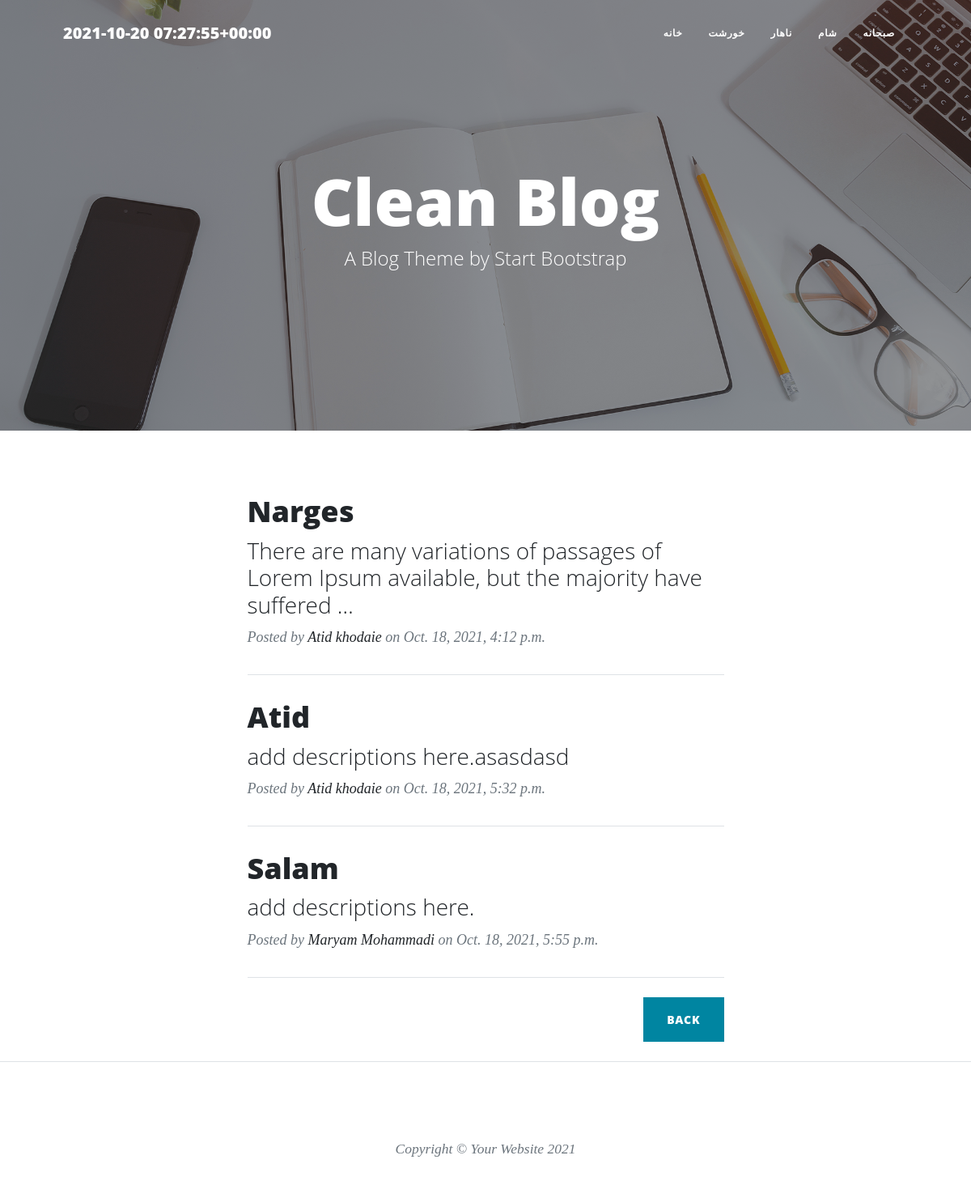
Before: /?page=2 with the older database file.
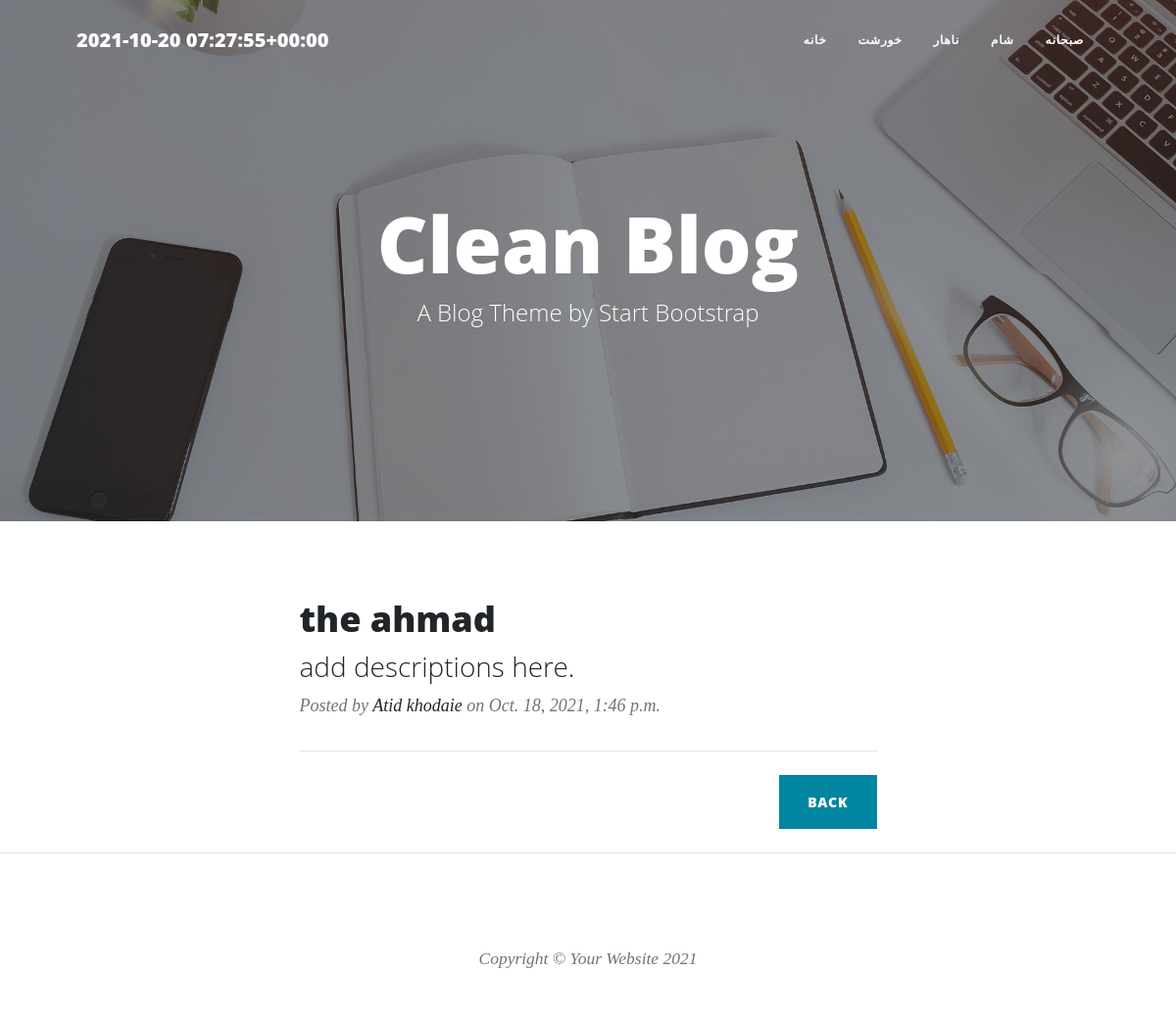
After: the same page with the newer database file.
### food/models.py (models this page shows, shortened)
class Category(models.Model):
    parent = models.ForeignKey('self', null=True, default=None, blank=True, on_delete=models.SET_NULL, related_name='children')
    name = models.CharField(max_length=20)
    slug = models.CharField(max_length=20)
    class Meta:
        verbose_name = 'گروه'
        verbose_name_plural = 'گروه‌ ها'

class foodModels(models.Model):
    RATE = (
        ('3','Very good'),
        ('2', 'Good'),
        ('1','Bad'),
    )
    AUTH = (
        ('Admins',(
            ('Atid','Atid'),
            ('Rahmat','Rahmat'),
            ('Noora','Noora'),
        )),
        ('Normal people',(
            ('Yasin','Yasin'),
            ('Ebne','Ebne')
        )),
    )
    user = models.ForeignKey(User, null=True, on_delete=models.SET_NULL,default='User.id',related_name='author', verbose_name='نویسنده')
    name = models.CharField(max_length=20)
    slug = models.SlugField(max_length=20)
    desc = models.TextField(default="add descriptions here.")
    rate = models.CharField(max_length=1, choices=RATE)
    auth = models.CharField(max_length=20, choices=AUTH)  # special feature
    date = models.DateTimeField(default=timezone.now)
    categ = models.ManyToManyField(Category, related_name='categs')
    img = models.ImageField(upload_to='foodPics/')
    check = models.BooleanField(default=False, verbose_name="آیا اجازه انتشار می‌دهید؟")
    class Meta:
        verbose_name = 'غذا'
        verbose_name_plural = 'غذاها'
    objects = manageFood()
    def categ_to_str(self):
        return ", ".join([Category.name for Category in self.categ.all()])
    categ_to_str.short_description = 'Category'

### Account/models.py (models this page shows)
class User(AbstractUser):
    is_author = models.BooleanField(default=False)
    vip_date = models.DateField(default=timezone.now)
    def is_special_user(self):
        if self.vip_date > date.today():
            return True
        else:
            return False
    is_special_user.boolean = True #baraye change kardan False be zarbdar to admin panel
    class Meta:
        verbose_name = 'کاربر'
        verbose_name_plural = 'کاربرها'

### food/views.py (the view)
# urls.py: path('',base.as_view() , name='home'),
class base(generic.ListView):
    template_name = 'index.html'
    queryset = foodModels.objects.show()
    paginate_by = 3
    context_object_name = 'foods'

### food/templatetags/base_tag.py (called while the page is built)
@register.simple_tag()
def showTime():
    return timezone.now()

@register.inclusion_tag('categ_tags.html')
def profCateg():
    return {
        'cat': Category.objects.all()
    }

### templates/index.html (shortened to what this page needs)
{% extends 'base.html' %}
{% load static %}
{% block content %}
        <header class="masthead" style="background-image: url('{% static 'assets/img/home-bg.jpg' %}')">
            <div class="container position-relative px-4 px-lg-5">
                <div class="row gx-4 gx-lg-5 justify-content-center">
                    <div class="col-md-10 col-lg-8 col-xl-7">
                        <div class="site-heading">
                            <h1>Clean Blog</h1>
                            <span class="subheading">A Blog Theme by Start Bootstrap</span>
                        </div>
                    </div>
                </div>
            </div>
        </header>
        <div class="container px-4 px-lg-5">
            <div class="row gx-4 gx-lg-5 justify-content-center">
                <div class="col-md-10 col-lg-8 col-xl-7">
                    {% for food in foods %}
                    <div class="post-preview">
                        <a href="{% url 'foodUrl:detailView' food.slug %}">
                            <h2 class="post-title">{{ food.name }}</h2>
                            <h3 class="post-subtitle">{{ food.desc | truncatewords:15|safe }}</h3>
                        </a>
                        <p class="post-meta">
                            Posted by
                            <a href="{% url 'foodUrl:authClass' food.user%}">{{ food.user.get_full_name }}</a>
                            on {{ food.date }}
                        </p>
                    </div>
                    <hr class="my-4" />
                    {% endfor %}
                    {% if page_obj.has_previous %}
                    <div class="d-flex justify-content-end mb-4"><a class="btn btn-primary text-uppercase" href="{% url 'foodUrl:home' %}?page={{ page_obj.previous_page_number }}">Back</a></div>
                     {% endif %}
                </div>
            </div>
        </div>
 {% endblock %}

### templates/categ_tags.html
<div class="collapse navbar-collapse myfont" id="navbarResponsive">
    <ul class="navbar-nav ms-auto py-4 py-lg-0">
        <li class="nav-item"><a class="nav-link px-lg-3 py-3 py-lg-4" href="{% url 'foodUrl:home' %}">خانه</a></li>
        {% for cat in cat %}
        {% if cat.parent == None %}
            <li class="nav-item"><a class="nav-link px-lg-3 py-3 py-lg-4" href="{% url 'foodUrl:categClass' cat.slug%}">{{ cat.name }}</a></li>
        {% endif %}
        {% endfor %}
    </ul>
</div>

Changed rows visible on the page:
no longer on this page (row unchanged): foodModels: name "Narges", desc "There are many variations of passages of Lorem Ipsum available, but the majority have suffered …", user.get_full_name "Atid khodaie", date "Oct. 18, 2021, 4:12 p.m."
removed foodModels: name "Atid", desc "add descriptions here.asasdasd", user.get_full_name "Atid khodaie", date "Oct. 18, 2021, 5:32 p.m."
removed foodModels: name "Salam", desc "add descriptions here.", user.get_full_name "Maryam Mohammadi", date "Oct. 18, 2021, 5:55 p.m."
now on this page (row edited): foodModels: name "the ahmad", desc "add descriptions here.", user.get_full_name "Atid khodaie", date "Oct. 18, 2021, 1:46 p.m."
